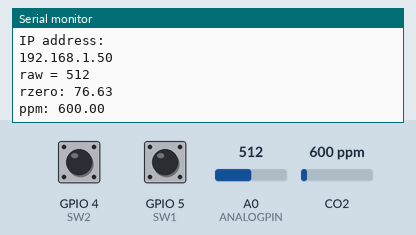
Bench run of a sketch on a simulated ESP8266 (NodeMCU). On the bench: the last lines printed to the serial monitor. The inputs (shaded band) are chosen by the test bench; at power-on: CO2 600 ppm, A0 (ANALOGPIN) = 512, GPIO 4 (SW2) HIGH, GPIO 5 (SW1) HIGH. WiFi joins after 1.5 s; servers stay silent unless stated; uploads are accepted with an empty reply.

Above: at 7.7 s.
7.8 s: CO2 set to 452 ppm
At 12.5 s:
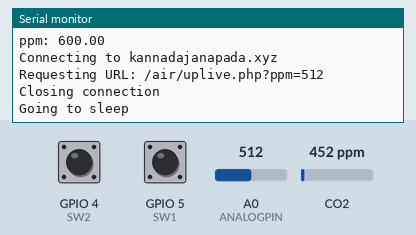
13.5 s: A0 (ANALOGPIN) set to 716
19.2 s: CO2 set to 1050 ppm
At 22.6 s:
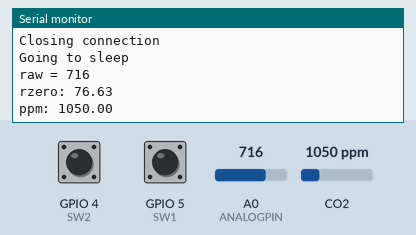
24.9 s: A0 (ANALOGPIN) set to 900
At 26.93 s:
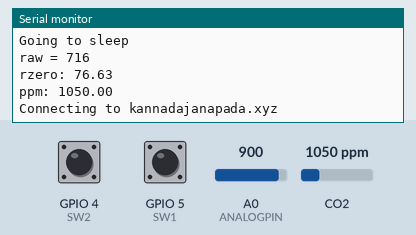

Measured:
- after the input at 19.2 s, the serial monitor: prints a new line after 2.6 s (image 2)

The sketch:

air.ino
```cpp
#include <MQ135.h>

#include <ESP8266WiFi.h>

#define VIRTUAL_PIN 5
#define ANALOGPIN A0


const char* ssid  = "TP-LINK_D6C8";
const char* password = "12345678";
const char* host = "kannadajanapada.xyz";
const char* passcode = "12345678";


// Switch pin numbers
#define SW1 5
#define SW2 4
int switch1, switch2;
MQ135 gasSensor = MQ135(ANALOGPIN);
int val;
int sensorPin = 0;
int sensorValue=0;
String url = "";
WiFiClient client;

// Wake from sleep, in seconds.
#define wakeuptime 30

void setup() {
  sensorValue = analogRead(0);
  Serial.begin(115200);
  delay(10);
  Serial.println();
  Serial.println();
  Serial.print("Connecting to ");
  Serial.println(ssid);
  WiFi.begin(ssid, password);
  while (WiFi.status() != WL_CONNECTED) {
    delay(500);
    Serial.print(".");
  }
  Serial.println("");
  Serial.println("WiFi connected");
  Serial.println("IP address: ");
  Serial.println(WiFi.localIP());

  pinMode(SW1, INPUT_PULLUP);
  pinMode(SW2, INPUT_PULLUP);

  delay(5000);


}

void loop() {
 val = analogRead(A0);       // read analog input pin 0
  Serial.print ("raw = ");
  Serial.println (val);
  float zero = gasSensor.getRZero();
  Serial.print ("rzero: ");
  Serial.println (zero);
  float ppm = gasSensor.getPPM();
  Serial.print ("ppm: ");
  Serial.println (ppm);
  delay(5000);

   // Connect to host
  Serial.print("Connecting to ");
  Serial.println(host);
  // Use WiFiClient class to create TCP connections
  const int httpPort = 80;
  if (!client.connect(host, httpPort)) {
    Serial.println("Connection failed!");
    return;
  }

  // Read switch values
  switch1 = digitalRead(SW1);
  switch2 = digitalRead(SW2);

  // Create a URL for the request. Modify YOUR_HOST_DIRECTORY so that you're pointing to the PHP file.
  url = "/air/uplive.php?ppm=";
   url += sensorValue;

  // This will send the request to the server
  Serial.print("Requesting URL: ");
  Serial.println(url);
  client.print(String("GET ") + url + " HTTP/1.1\r\n" +
               "Host: " + host + "\r\n" +
               "Connection: close\r\n\r\n");
  unsigned long timeout = millis();
  while (client.available() == 0) {
    if (millis() - timeout > 5000) {
      Serial.println(">>> Client Timeout !");
      client.stop();
      return;
    }
  }
/*
  // Read all the lines of the reply from server and print them to Serial
  while (client.available()) {
    String line = client.readStringUntil('\r');
    Serial.print(line);
  }
  */

  Serial.println();
  Serial.println("Closing connection");

  // Sleep
  Serial.println("Going to sleep");
  delay(5000);
  delay(5000);
  sensorValue = analogRead(0);
}
```
